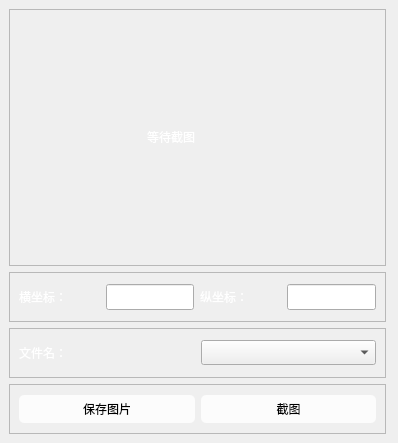
<?xml version="1.0" encoding="UTF-8"?>
<ui version="4.0">
 <class>form</class>
 <widget class="QWidget" name="form">
  <property name="geometry">
   <rect>
    <x>0</x>
    <y>0</y>
    <width>398</width>
    <height>443</height>
   </rect>
  </property>
  <property name="minimumSize">
   <size>
    <width>398</width>
    <height>443</height>
   </size>
  </property>
  <property name="maximumSize">
   <size>
    <width>398</width>
    <height>443</height>
   </size>
  </property>
  <property name="windowTitle">
   <string>Form</string>
  </property>
  <property name="styleSheet">
   <string notr="true">#frame_5{background-image: url(:/icons/background_2.bmp);border:none}</string>
  </property>
  <layout class="QVBoxLayout" name="verticalLayout">
   <property name="spacing">
    <number>0</number>
   </property>
   <property name="leftMargin">
    <number>0</number>
   </property>
   <property name="topMargin">
    <number>0</number>
   </property>
   <property name="rightMargin">
    <number>0</number>
   </property>
   <property name="bottomMargin">
    <number>0</number>
   </property>
   <item>
    <widget class="QFrame" name="frame_5">
     <property name="styleSheet">
      <string notr="true">QLabel{color:rgb(255, 255, 255);font: 10pt &quot;楷体&quot;;}
QPushButton{background-color:rgba(255, 255, 255, 200);color:rgb(0, 0, 0);border:none;border-radius:5px;font: 10pt &quot;楷体&quot;;min-height:28px;min-width:105px;}
QPushButton:hover{background-color:rgba(255, 255, 255, 150);color:rgb(8, 75, 176)}</string>
     </property>
     <property name="frameShape">
      <enum>QFrame::StyledPanel</enum>
     </property>
     <property name="frameShadow">
      <enum>QFrame::Raised</enum>
     </property>
     <layout class="QVBoxLayout" name="verticalLayout_2">
      <property name="rightMargin">
       <number>12</number>
      </property>
      <item>
       <widget class="QFrame" name="frame_4">
        <property name="frameShape">
         <enum>QFrame::StyledPanel</enum>
        </property>
        <property name="frameShadow">
         <enum>QFrame::Raised</enum>
        </property>
        <layout class="QHBoxLayout" name="horizontalLayout_3">
         <item>
          <widget class="QLabel" name="img_label">
           <property name="minimumSize">
            <size>
             <width>100</width>
             <height>140</height>
            </size>
           </property>
           <property name="maximumSize">
            <size>
             <width>100</width>
             <height>140</height>
            </size>
           </property>
           <property name="layoutDirection">
            <enum>Qt::LeftToRight</enum>
           </property>
           <property name="styleSheet">
            <string notr="true"/>
           </property>
           <property name="text">
            <string>等待截图</string>
           </property>
          </widget>
         </item>
        </layout>
       </widget>
      </item>
      <item>
       <widget class="QFrame" name="frame">
        <property name="minimumSize">
         <size>
          <width>372</width>
          <height>0</height>
         </size>
        </property>
        <property name="maximumSize">
         <size>
          <width>16777215</width>
          <height>50</height>
         </size>
        </property>
        <property name="frameShape">
         <enum>QFrame::StyledPanel</enum>
        </property>
        <property name="frameShadow">
         <enum>QFrame::Raised</enum>
        </property>
        <layout class="QGridLayout" name="gridLayout_2">
         <item row="0" column="0">
          <widget class="QLabel" name="label_i">
           <property name="minimumSize">
            <size>
             <width>81</width>
             <height>26</height>
            </size>
           </property>
           <property name="text">
            <string>横坐标：</string>
           </property>
          </widget>
         </item>
         <item row="0" column="1">
          <widget class="QLineEdit" name="lineEdit_i">
           <property name="minimumSize">
            <size>
             <width>80</width>
             <height>26</height>
            </size>
           </property>
          </widget>
         </item>
         <item row="0" column="2">
          <widget class="QLabel" name="label_3">
           <property name="minimumSize">
            <size>
             <width>81</width>
             <height>26</height>
            </size>
           </property>
           <property name="text">
            <string>纵坐标：</string>
           </property>
          </widget>
         </item>
         <item row="0" column="3">
          <widget class="QLineEdit" name="lineEdit_j">
           <property name="minimumSize">
            <size>
             <width>80</width>
             <height>26</height>
            </size>
           </property>
          </widget>
         </item>
        </layout>
       </widget>
      </item>
      <item>
       <widget class="QFrame" name="frame_3">
        <property name="maximumSize">
         <size>
          <width>16777215</width>
          <height>50</height>
         </size>
        </property>
        <property name="frameShape">
         <enum>QFrame::StyledPanel</enum>
        </property>
        <property name="frameShadow">
         <enum>QFrame::Raised</enum>
        </property>
        <layout class="QHBoxLayout" name="horizontalLayout_2">
         <property name="topMargin">
          <number>8</number>
         </property>
         <property name="bottomMargin">
          <number>8</number>
         </property>
         <item>
          <widget class="QLabel" name="label">
           <property name="text">
            <string>文件名：</string>
           </property>
          </widget>
         </item>
         <item>
          <widget class="QComboBox" name="comboBox_name">
           <property name="font">
            <font>
             <family>楷体</family>
            </font>
           </property>
          </widget>
         </item>
        </layout>
       </widget>
      </item>
      <item>
       <widget class="QFrame" name="frame_2">
        <property name="maximumSize">
         <size>
          <width>16777215</width>
          <height>50</height>
         </size>
        </property>
        <property name="frameShape">
         <enum>QFrame::StyledPanel</enum>
        </property>
        <property name="frameShadow">
         <enum>QFrame::Raised</enum>
        </property>
        <layout class="QHBoxLayout" name="horizontalLayout">
         <property name="topMargin">
          <number>6</number>
         </property>
         <property name="bottomMargin">
          <number>6</number>
         </property>
         <item>
          <widget class="QPushButton" name="save_img">
           <property name="text">
            <string>保存图片</string>
           </property>
          </widget>
         </item>
         <item>
          <widget class="QPushButton" name="re_screenshot">
           <property name="text">
            <string>截图</string>
           </property>
          </widget>
         </item>
        </layout>
       </widget>
      </item>
     </layout>
    </widget>
   </item>
  </layout>
 </widget>
 <resources>
  <include location="bg.qrc"/>
 </resources>
 <connections/>
</ui>
